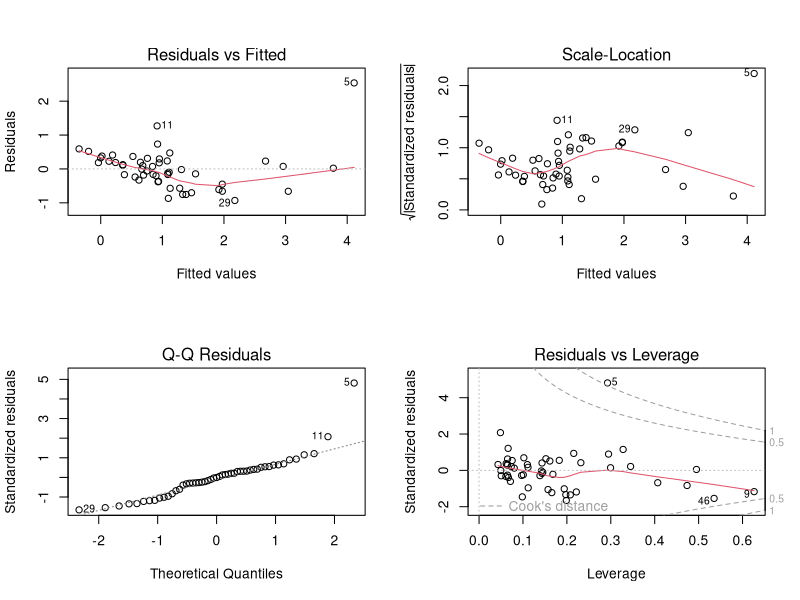
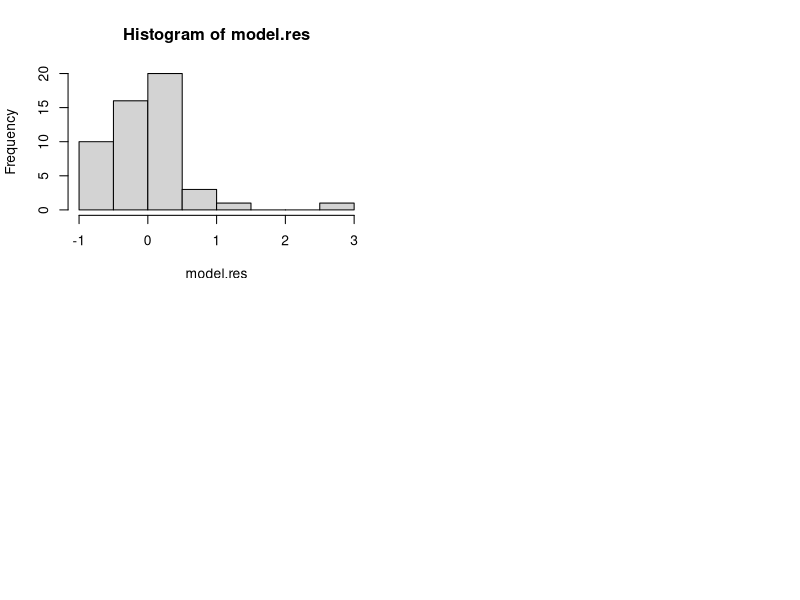
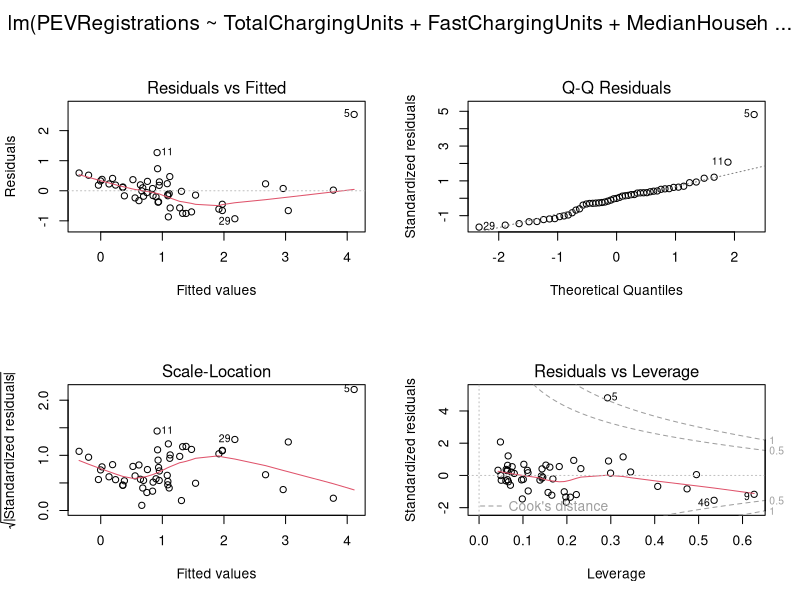

Here is the R script that generated these plots, in order:
rm(list=ls())

###################################################################
########################################### chargement des données

# ouverture des données
#lien="C:\\Users\\thibaut\\Documents\\Ponts_2A\\Voiture_Electrique\\telechargement2\\EVanalysis-master\\EVanalysis-master\\DataEasyNameOnlyStates.csv"
#data_tab=read.table(lien,header=TRUE,sep=";", dec=",")
data_tab=read.table("DataEasyNameOnlyStates.csv",header=TRUE,sep=";", dec=",")
class(data_tab) #data frame
# matrice de données
data=data.matrix(data_tab)

dataIncentives=data[1:51,c(16,17,18,19,20,21)]
class(dataIncentives)#matrix
dataIncentives[1:51,1]=dataIncentives[1:51,1]-7500 # on ne garde que le federal
dataCluster=data[1:51,24:27]
data=data[1:51,c(4,5,6,8,11,13,14,15,23)]

rownames(dataIncentives)=c("ALABAMA", "ALASKA", "ARIZONA", "ARKANSAS", "CALIFORNIA", "COLORADO", "CONNECTICUT", "DELAWARE", "DISTRICT OF COLUMBIA", "FLORIDA", "GEORGIA", "HAWAII", "IDAHO", "ILLINOIS", "INDIANA", "IOWA", "KANSAS", "KENTUCKY", "LOUISIANA", "MAINE", "MARYLAND", "MASSACHUSETTS", "MICHIGAN", "MINNESOTA", "MISSISSIPPI", "MISSOURI", "MONTANA", "NEBRASKA", "NEVADA", "NEW HAMPSHIRE", "NEW JERSEY", "NEW MEXICO", "NEW YORK", "NORTH CAROLINA", "NORTH DAKOTA", "OHIO", "OKLAHOMA", "OREGON", "PENNSYLVANIA", "RHODE ISLAND", "SOUTH CAROLINA", "SOUTH DAKOTA", "TENNESSEE", "TEXAS", "UTAH", "VERMONT", "VIRGINIA", "WASHINGTON", "WEST VIRGINIA", "WISCONSIN", "WYOMING")
rownames(dataCluster)=c("ALABAMA", "ALASKA", "ARIZONA", "ARKANSAS", "CALIFORNIA", "COLORADO", "CONNECTICUT", "DELAWARE", "DISTRICT OF COLUMBIA", "FLORIDA", "GEORGIA", "HAWAII", "IDAHO", "ILLINOIS", "INDIANA", "IOWA", "KANSAS", "KENTUCKY", "LOUISIANA", "MAINE", "MARYLAND", "MASSACHUSETTS", "MICHIGAN", "MINNESOTA", "MISSISSIPPI", "MISSOURI", "MONTANA", "NEBRASKA", "NEVADA", "NEW HAMPSHIRE", "NEW JERSEY", "NEW MEXICO", "NEW YORK", "NORTH CAROLINA", "NORTH DAKOTA", "OHIO", "OKLAHOMA", "OREGON", "PENNSYLVANIA", "RHODE ISLAND", "SOUTH CAROLINA", "SOUTH DAKOTA", "TENNESSEE", "TEXAS", "UTAH", "VERMONT", "VIRGINIA", "WASHINGTON", "WEST VIRGINIA", "WISCONSIN", "WYOMING")
rownames(data)=c("ALABAMA", "ALASKA", "ARIZONA", "ARKANSAS", "CALIFORNIA", "COLORADO", "CONNECTICUT", "DELAWARE", "DISTRICT OF COLUMBIA", "FLORIDA", "GEORGIA", "HAWAII", "IDAHO", "ILLINOIS", "INDIANA", "IOWA", "KANSAS", "KENTUCKY", "LOUISIANA", "MAINE", "MARYLAND", "MASSACHUSETTS", "MICHIGAN", "MINNESOTA", "MISSISSIPPI", "MISSOURI", "MONTANA", "NEBRASKA", "NEVADA", "NEW HAMPSHIRE", "NEW JERSEY", "NEW MEXICO", "NEW YORK", "NORTH CAROLINA", "NORTH DAKOTA", "OHIO", "OKLAHOMA", "OREGON", "PENNSYLVANIA", "RHODE ISLAND", "SOUTH CAROLINA", "SOUTH DAKOTA", "TENNESSEE", "TEXAS", "UTAH", "VERMONT", "VIRGINIA", "WASHINGTON", "WEST VIRGINIA", "WISCONSIN", "WYOMING")

###################################################################
##################################### regression lineaire multiple

# the regressions with their results and main statistics

model = lm(PEVRegistrations ~ TotalChargingUnits + FastChargingUnits + MedianHouseholdIncome + PercentOfBachelorDegree + AverageRetailPriceOfElectricity + ResidentialEnergyConsumedPerCapita + RegularGasolinePrice + TotalPublicActionForEV, data=data_tab)
#model = lm(PEVRegistrations ~ Population + TotalChargingUnits + FastChargingUnits + RevisedAnnualPersonalIncomePerCapita + MedianHouseholdIncome + MedianOverMiddleIncome + PercentOfHighSchoolDegree + PercentOfBachelorDegree + PercentOfAdvancedDegree + AverageRetailPriceOfElectricity + ResidentialEnergyConsumedPerCapita + RegularGasolinePrice + IncomeTaxCredit + SalesTax + PurchaseRebate + HOVExemption + ParkingExemption + EmissionInspection + HomeEVSE + TotalPublicActionForEV + Party + Green + Green2 + GreenGB , data=data_tab)

summary(model) 
anova(model)
coefficients(model)

summary.aov(model)

layout(matrix(1:4,2,2))
plot(model)


#http://162.38.181.25/LinuxHelp/wp-content/uploads/2011/05/GuideTP.pdf

model.res<- residuals(model)
hist(model.res)
shapiro.test(model.res)

par(mfrow =c(2, 2),oma=c(0, 0, 2, 0))
plot(model)

#sink(file="A.txt") 
#sink()
#q()

#install.packages("car")
#install.packages("lmtest")
library(lmtest)
hmctest(model)
# HMC = 0.7096, p-value = 0.991
dwtest(model)
# DW = 2.0315, p-value = 0.5438

